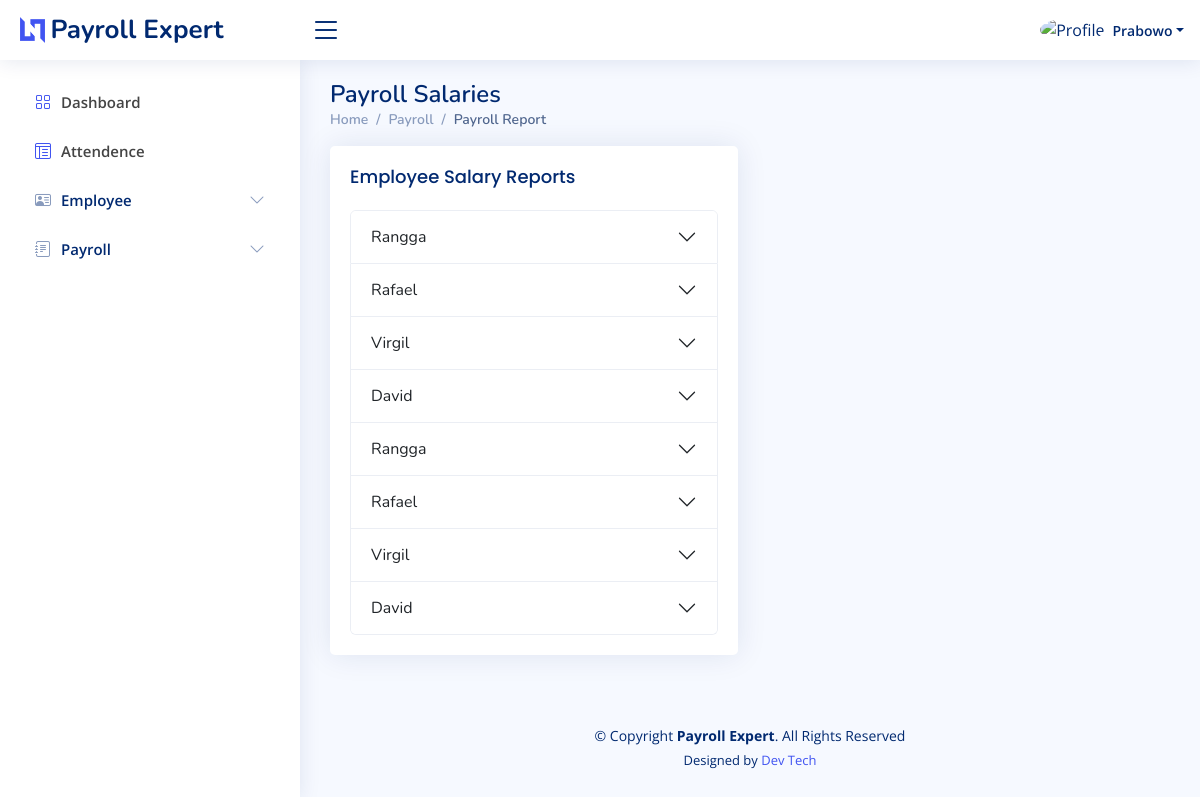
/index.php?page=payroll-report (signed in), run on the app's committed database.
### tables this page shows
CREATE TABLE `employee_table` (
  `id` int NOT NULL,
  `name` varchar(50) NOT NULL,
  `nik` bigint NOT NULL,
  `address` text NOT NULL,
  `date_of_birth` date NOT NULL,
  `gender` varchar(6) NOT NULL,
  `marital_status` varchar(10) NOT NULL,
  `contact` bigint NOT NULL,
  `position` varchar(50) NOT NULL,
  `department` varchar(20) NOT NULL,
  `employement_type` varchar(20) NOT NULL,
  `hire_date` date NOT NULL,
  `employee_id` varchar(20) NOT NULL,
  `npwp` bigint NOT NULL,
  `dependent_status` varchar(5) NOT NULL,
  `bpjs_number` varchar(20) NOT NULL,
  `base_salary` int NOT NULL,
  `bank_account_number` varchar(20) NOT NULL
);

### layout/hr/payroll-report.php (the view, shortened to what this page needs)
<div class="pagetitle">
    <h1>Payroll Salaries</h1>
    <nav>
        <ol class="breadcrumb">
            <li class="breadcrumb-item"><a href="?page=dashboard">Home</a></li>
            <li class="breadcrumb-item">Payroll</li>
            <li class="breadcrumb-item active">Payroll Report</li>
        </ol>
    </nav>
</div>
<section class="section">
    <div class="row">
        <div class="col-lg-6">
            <div class="card">
                <div class="card-body">
                    <h5 class="card-title">Employee Salary Reports</h5>
                    <div class="accordion" id="accordionPanelsStayOpenExample">
                        <?php
                        $index = 1;
                        foreach ($dataReport as $row) {
                        ?>
                            <div class="accordion-item">
                                <h2 class="accordion-header" id="<?php echo "heading" . $index; ?>">
                                    <button class="accordion-button collapsed" type="button" data-bs-toggle="collapse" data-bs-target="#<?php echo "collapse" . $index; ?>" aria-expanded="false" aria-controls="<?php echo "collapse" . $index; ?>">
                                        <?php echo $row['empName']; ?>
                                    </button>
                                </h2>
                            </div>
                        <?php
                            $index++;
                        }
                        ?>
                    </div>
                </div>
            </div>
        </div>
    </div>
</section>

### assets/css/style.css (style rules this page uses)
:root { scroll-behavior: smooth; }
body { font-family: "Open Sans", sans-serif; background: #f6f9ff; color: #444444; }
a { color: #4154f1; text-decoration: none; }
h1, h2, h3, h4, h5, h6 { font-family: "Nunito", sans-serif; }
.pagetitle { margin-bottom: 10px; }
.pagetitle h1 { font-size: 24px; margin-bottom: 0; font-weight: 600; color: #012970; }
.card { margin-bottom: 30px; border: none; border-radius: 5px; box-shadow: 0px 0 30px rgba(1, 41, 112, 0.1); }
.card-title { padding: 20px 0 15px 0; font-size: 18px; font-weight: 500; color: #012970; font-family: "Poppins", sans-serif; }
.card-body { padding: 0 20px 20px 20px; }
.accordion-item { border: 1px solid #ebeef4; }
.breadcrumb { font-size: 14px; font-family: "Nunito", sans-serif; color: #899bbd; font-weight: 600; }
.breadcrumb a { color: #899bbd; transition: 0.3s; }
.breadcrumb .breadcrumb-item::before { color: #899bbd; }
.breadcrumb .active { color: #51678f; font-weight: 600; }

### data on the page
employee_table: name "Rangga"
employee_table: name "Rafael"
employee_table: name "Virgil"
employee_table: name "David"

### other printed values
$name "Prabowo"
